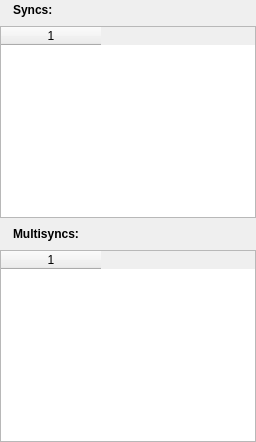
      <widget class="QWidget" name="page_7" >
       <layout class="QVBoxLayout" >
        <property name="margin" >
         <number>0</number>
        </property>
        <item>
         <layout class="QVBoxLayout" >
          <item>
           <layout class="QGridLayout" >
            <item row="0" column="1" >
             <widget class="QLabel" name="label_21" >
              <property name="text" >
               <string>&lt;b>Syncs:&lt;/b></string>
              </property>
             </widget>
            </item>
            <item row="0" column="2" >
             <spacer>
              <property name="orientation" >
               <enum>Qt::Horizontal</enum>
              </property>
              <property name="sizeHint" stdset="0" >
               <size>
                <width>40</width>
                <height>20</height>
               </size>
              </property>
             </spacer>
            </item>
            <item row="0" column="0" >
             <widget class="QLabel" name="label_24" >
              <property name="pixmap" >
               <pixmap resource="resources.qrc" >:/new/prefix1/images/Synkron16.png</pixmap>
              </property>
             </widget>
            </item>
           </layout>
          </item>
          <item>
           <widget class="QTableWidget" name="syncs_syncview" >
            <property name="statusTip" >
             <string>List of syncs</string>
            </property>
            <property name="columnCount" >
             <number>1</number>
            </property>
            <column/>
           </widget>
          </item>
         </layout>
        </item>
        <item>
         <layout class="QVBoxLayout" >
          <item>
           <layout class="QHBoxLayout" >
            <item>
             <widget class="QLabel" name="label_23" >
              <property name="pixmap" >
               <pixmap resource="resources.qrc" >:/new/prefix1/images/multisync_16.png</pixmap>
              </property>
             </widget>
            </item>
            <item>
             <widget class="QLabel" name="label_22" >
              <property name="text" >
               <string>&lt;b>Multisyncs:&lt;/b></string>
              </property>
             </widget>
            </item>
            <item>
             <spacer>
              <property name="orientation" >
               <enum>Qt::Horizontal</enum>
              </property>
              <property name="sizeHint" stdset="0" >
               <size>
                <width>40</width>
                <height>20</height>
               </size>
              </property>
             </spacer>
            </item>
           </layout>
          </item>
          <item>
           <widget class="QTableWidget" name="multisyncs_syncview" >
            <property name="statusTip" >
             <string>List of multisyncs</string>
            </property>
            <property name="columnCount" >
             <number>1</number>
            </property>
            <column/>
           </widget>
          </item>
         </layout>
        </item>
       </layout>
      </widget>
